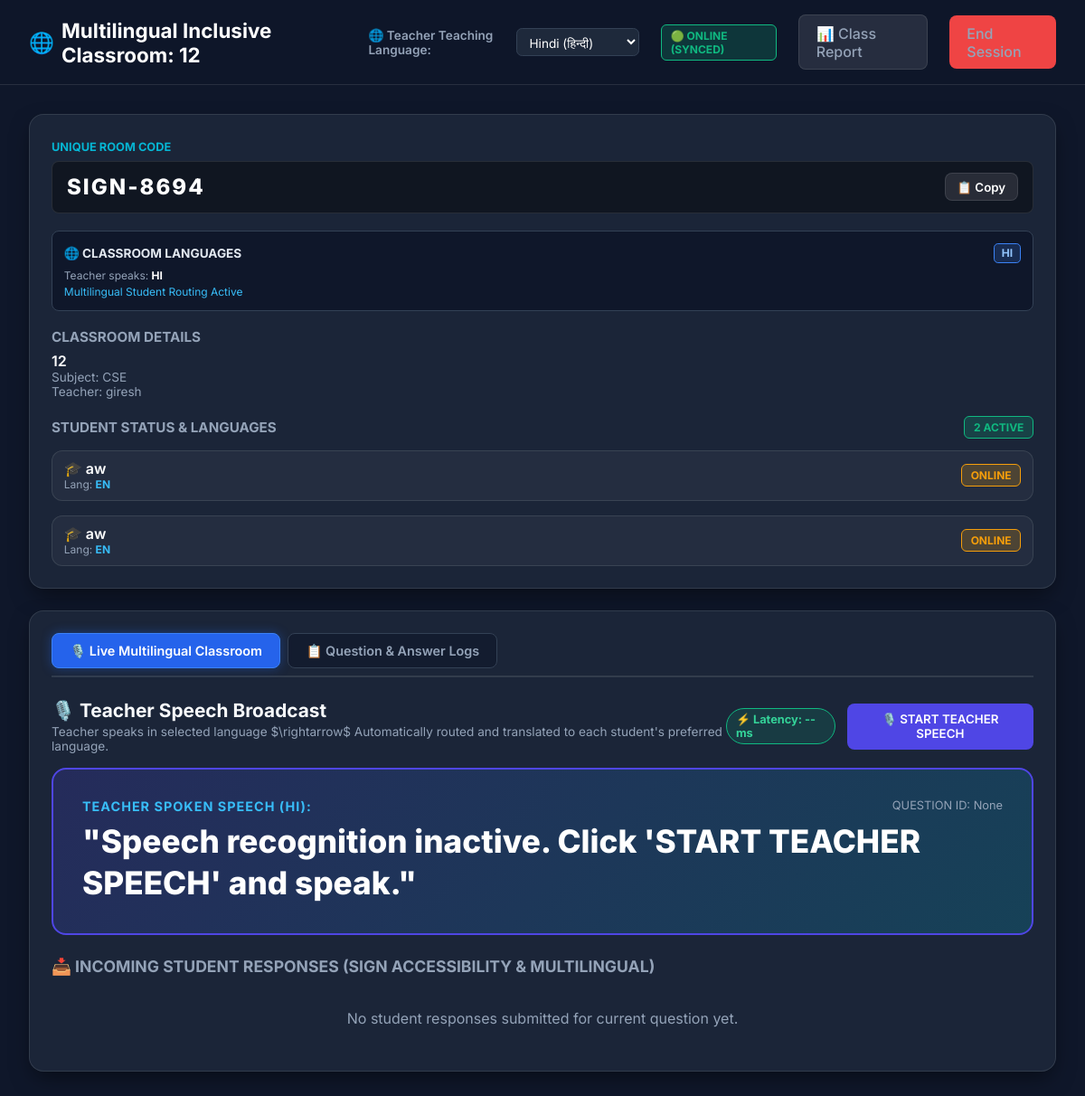
The page /teacher/SIGN-8694 on the database its author committed.
### tables this page shows
CREATE TABLE rooms (
                room_code TEXT PRIMARY KEY,
                teacher_name TEXT NOT NULL,
                room_name TEXT NOT NULL,
                subject TEXT NOT NULL,
                description TEXT,
                max_students INTEGER DEFAULT 30,
                password TEXT,
                created_at TEXT NOT NULL,
                status TEXT DEFAULT 'active'
            , source_language TEXT DEFAULT 'hi', target_language TEXT DEFAULT 'sat', offline_mode INTEGER DEFAULT 0);

CREATE TABLE room_members (
                id INTEGER PRIMARY KEY AUTOINCREMENT,
                room_code TEXT NOT NULL,
                student_name TEXT NOT NULL,
                status TEXT DEFAULT 'online',
                joined_at TEXT NOT NULL, preferred_language TEXT DEFAULT 'en',
                FOREIGN KEY (room_code) REFERENCES rooms (room_code)
            );

### app.py (the view)
@app.route('/teacher/<room_code>')
def teacher_dashboard_page(room_code):
    room = db.get_room(room_code)
    if not room:
        return redirect(url_for('index_page'))
    members = db.get_room_members(room_code)
    questions = db.get_questions_by_room(room_code)
    pending_requests = db.get_student_requests(room_code, status="pending")
    return render_template('teacher_dashboard.html', room=room, members=members, questions=questions, pending_requests=pending_requests)

### app.py (called while the page is built)
@app.after_request
def add_header(response):
    response.headers['Cache-Control'] = 'no-cache, no-store, must-revalidate'
    response.headers['Pragma'] = 'no-cache'
    response.headers['Expires'] = '0'
    return response

### src/database.py (called while the page is built, shortened)
    def _get_connection(self):
        return sqlite3.connect(self.db_path)

    def get_room_members(self, room_code):
        conn = self._get_connection()
        cursor = conn.cursor()
        cursor.execute("SELECT id, student_name, status, joined_at, preferred_language FROM room_members WHERE room_code = ? ORDER BY id ASC", (room_code,))
        rows = cursor.fetchall()
        conn.close()
        return [{
            'id': r[0],
            'student_name': r[1],
            'status': r[2],
            'joined_at': r[3],
            'preferred_language': r[4] if len(r) > 4 and r[4] else 'en'
        } for r in rows]

    def get_questions_by_room(self, room_code):
        conn = self._get_connection()
        cursor = conn.cursor()
        cursor.execute("SELECT question_id, room_code, teacher_name, question_text, created_at FROM questions WHERE room_code = ? ORDER BY created_at DESC", (room_code,))
        rows = cursor.fetchall()
        conn.close()
        members = self.get_room_members(room_code)
        total_members = len(members)
        questions = []
        return questions

    def get_student_requests(self, room_code, status="pending"):
        conn = self._get_connection()
        cursor = conn.cursor()
        cursor.execute("SELECT id, student_name, detected_sentence, confidence, status, timestamp FROM student_requests WHERE room_code = ? AND status = ? ORDER BY id ASC", (room_code, status))
        rows = cursor.fetchall()
        conn.close()
        return [{
            'id': r[0],
            'student_name': r[1],
            'detected_sentence': r[2],
            'confidence': float(r[3]),
            'status': r[4],
            'timestamp': r[5]
        } for r in rows]

### templates/teacher_dashboard.html (shortened to what this page needs)
<!DOCTYPE html>
<html lang="en">
<head>
    <link rel="stylesheet" href="{{ url_for('static', filename='css/classroom.css') }}">
</head>
<body>
    <nav class="navbar">
        <div class="nav-brand">
            <span>🌐</span>
            <span>Multilingual Inclusive Classroom: {{ room.room_name }}</span>
        </div>
        <div class="nav-links">
            <div style="display: flex; align-items: center; gap: 0.4rem;">
                <label for="teacherLangSelect" style="color: #94a3b8; font-size: 0.85rem; font-weight: 600;">🌐 Teacher Teaching Language:</label>
                <select id="teacherLangSelect" style="background: #1e293b; border: 1px solid #334155; color: #fff; padding: 0.35rem 0.6rem; border-radius: 0.4rem; font-size: 0.85rem;" onchange="onTeacherLangChange()">
                    <option value="hi" {% if room.teacher_language == 'hi' %}selected{% endif %}>Hindi (हिन्दी)</option>
                </select>
            </div>
            <div id="sync-status-badge" class="badge badge-success" onclick="triggerSync()" style="cursor: pointer;" title="Click to synchronize offline content">
                🟢 ONLINE (Synced)
            </div>
            <a href="/report/{{ room.room_code }}" class="btn btn-secondary">📊 Class Report</a>
            <a href="/" class="btn btn-danger" onclick="return confirm('End session?')">End Session</a>
        </div>
    </nav>
    <div class="container" style="max-width: 1600px;">
        <div class="dashboard-grid">
            <aside class="glass-card">
                <div style="margin-bottom: 1.2rem;">
                    <label style="font-size: 0.8rem; color: var(--secondary-color); font-weight: 700;">UNIQUE ROOM CODE</label>
                    <div style="display: flex; align-items: center; justify-content: space-between; background: rgba(0,0,0,0.4); padding: 0.8rem 1rem; border-radius: 0.5rem; margin-top: 0.4rem; border: 1px solid var(--border-color);">
                        <span style="font-size: 1.5rem; font-weight: 800; color: #fff; letter-spacing: 2px;" id="room-code-display">{{ room.room_code }}</span>
                        <button class="btn btn-secondary" onclick="navigator.clipboard.writeText('{{ room.room_code }}'); alert('Room Code Copied!')" style="padding: 0.4rem 0.8rem;">📋 Copy</button>
                    </div>
                </div>
                <div style="background: rgba(15,23,42,0.9); border: 1px solid #334155; border-radius: 0.5rem; padding: 0.8rem; margin-bottom: 1.2rem;">
                    <div style="display: flex; justify-content: space-between; align-items: center; margin-bottom: 0.4rem;">
                        <span style="font-size: 0.85rem; font-weight: 700; color: #e2e8f0;">🌐 CLASSROOM LANGUAGES</span>
                        <span class="lang-badge" id="teacher-lang-badge">{{ (room.teacher_language or 'en')|upper }}</span>
                    </div>
                    <div style="font-size: 0.75rem; color: #94a3b8;">Teacher speaks: <strong id="teacher-lang-name" style="color:#fff;">{{ room.teacher_language|upper }}</strong></div>
                    <div style="font-size: 0.75rem; color: #38bdf8; margin-top: 0.2rem;" id="active-languages-count">Multilingual Student Routing Active</div>
                </div>
                <div style="margin-bottom: 1.2rem;">
                    <h4 style="font-size: 0.95rem; color: var(--text-muted); margin-bottom: 0.4rem;">CLASSROOM DETAILS</h4>
                    <p style="font-weight: 600; color: #fff; margin:0;">{{ room.room_name }}</p>
                    <p style="font-size: 0.85rem; color: var(--text-muted); margin:0;">Subject: {{ room.subject }}</p>
                    <p style="font-size: 0.85rem; color: var(--text-muted); margin:0;">Teacher: {{ room.teacher_name }}</p>
                </div>
                <div>
                    <div style="display: flex; justify-content: space-between; align-items: center; margin-bottom: 0.8rem;">
                        <h4 style="font-size: 0.95rem; color: var(--text-muted);">STUDENT STATUS & LANGUAGES</h4>
                        <span class="badge badge-success" id="student-count-badge">{{ members|length }} Active</span>
                    </div>
                    <div class="timeline-list" id="student-list-container" style="max-height: 320px;">
                        {% for m in members %}
                        <div class="timeline-item" id="student-row-{{ m.student_name }}" style="padding: 0.6rem 0.8rem; display: flex; justify-content: space-between; align-items: center;">
                            <div>
                                <span style="font-weight: 600; color: #fff;">🎓 {{ m.student_name }}</span>
                                <div style="font-size: 0.75rem; color: var(--text-muted);" id="status-sub-{{ m.student_name }}">Lang: <strong style="color:#38bdf8">{{ (m.preferred_language or 'en')|upper }}</strong></div>
                            </div>
                            <span class="badge badge-warning" id="status-tag-{{ m.student_name }}">ONLINE</span>
                        </div>
                        {% else %}
                        <p style="font-size: 0.85rem; color: var(--text-muted); text-align: center;">Waiting for students to join...</p>
                        {% endfor %}
                    </div>
                </div>
            </aside>
            <main class="glass-card">
                <div class="tabs-nav">
                    <button class="tab-btn active" onclick="switchTab('tab-live')">🎙️ Live Multilingual Classroom</button>
                    <button class="tab-btn" onclick="switchTab('tab-history')">📋 Question & Answer Logs</button>
                </div>
                <div id="tab-live" class="tab-pane active">
                    <div style="display: flex; justify-content: space-between; align-items: center; margin-bottom: 1rem;">
                        <div>
                            <h3 style="font-size: 1.3rem; margin:0;">🎙️ Teacher Speech Broadcast</h3>
                            <p style="font-size: 0.85rem; color: #94a3b8; margin: 0.2rem 0 0 0;">Teacher speaks in selected language $\rightarrow$ Automatically routed and translated to each student's preferred language.</p>
                        </div>
                        <div style="display: flex; gap: 0.8rem; align-items: center;">
                            <span class="latency-ticker" id="measured-latency-display">⚡ Latency: -- ms</span>
                            <button id="btn-toggle-speech" class="btn btn-primary" onclick="toggleTeacherSpeech()">🎙️ START TEACHER SPEECH</button>
                        </div>
                    </div>
                    <div class="accessible-teacher-box" style="margin-bottom: 1.5rem;">
                        <div style="display: flex; justify-content: space-between;">
                            <label style="color: #38bdf8;">TEACHER SPOKEN SPEECH (<span id="active-teacher-lang-label">{{ (room.teacher_language or 'en')|upper }}</span>):</label>
                            <span style="font-size: 0.8rem; color: #94a3b8;" id="active-question-id-tag">QUESTION ID: None</span>
                        </div>
                        <div class="accessible-text" id="teacher-live-transcript">"Speech recognition inactive. Click 'START TEACHER SPEECH' and speak."</div>
                    </div>
                    <div style="display: flex; justify-content: space-between; align-items: center; margin-bottom: 0.8rem;">
                        <h4 style="font-size: 1.1rem; color: var(--text-muted); margin:0;">📥 INCOMING STUDENT RESPONSES (SIGN ACCESSIBILITY & MULTILINGUAL)</h4>
                    </div>
                    <div class="timeline-list" id="live-responses-container" style="max-height: 380px;">
                        <div id="no-responses-placeholder" style="text-align: center; color: var(--text-muted); padding: 1.5rem;">
                            No student responses submitted for current question yet.
                        </div>
                    </div>
                </div>
            </main>
        </div>
    </div>
</body>
</html>

### static/css/classroom.css (style rules this page uses)
:root { --primary-color: #4f46e5; --primary-hover: #4338ca; --secondary-color: #06b6d4; --bg-dark: #0f172a; --card-bg: rgba(30, 41, 59, 0.85); --border-color: rgba(255, 255, 255, 0.1); --text-main: #f8fafc; --text-muted: #94a3b8; --accent-green: #10b981; --accent-red: #ef4444; --accent-amber: #f59e0b; }
* { box-sizing: border-box; margin: 0; padding: 0; font-family: 'Inter', system-ui, -apple-system, sans-serif; }
body { background-color: var(--bg-dark); color: var(--text-main); min-height: 100vh; display: flex; flex-direction: column; }
.navbar { background: rgba(15, 23, 42, 0.95); backdrop-filter: blur(12px); border-bottom: 1px solid var(--border-color); padding: 1rem 2rem; display: flex; justify-content: space-between; align-items: center; position: sticky; top: 0; z-index: 100; }
.nav-brand { font-size: 1.4rem; font-weight: 700; color: #fff; display: flex; align-items: center; gap: 0.5rem; }
.nav-links { display: flex; gap: 1.5rem; align-items: center; }
.nav-links a { color: var(--text-muted); text-decoration: none; font-weight: 500; transition: color 0.2s; }
.btn { padding: 0.6rem 1.2rem; border-radius: 0.5rem; font-weight: 600; cursor: pointer; border: none; transition: all 0.2s; text-decoration: none; display: inline-flex; align-items: center; gap: 0.5rem; }
.btn-primary { background: var(--primary-color); color: #fff; }
.btn-secondary { background: rgba(255, 255, 255, 0.1); color: #fff; border: 1px solid var(--border-color); }
.btn-danger { background: var(--accent-red); color: #fff; }
.container { max-width: 1400px; margin: 0 auto; padding: 2rem; width: 100%; flex: 1; }
.glass-card { background: var(--card-bg); backdrop-filter: blur(16px); border: 1px solid var(--border-color); border-radius: 1rem; padding: 1.5rem; box-shadow: 0 10px 25px -5px rgba(0, 0, 0, 0.5); }
.dashboard-grid { display: grid; grid-template-columns: 300px 1fr 340px; gap: 1.5rem; }
@media (max-width: 1200px) { .dashboard-grid { grid-template-columns: 1fr; } }
.accessible-teacher-box { background: linear-gradient(135deg, rgba(79, 70, 229, 0.2) 0%, rgba(6, 182, 212, 0.2) 100%); border: 2px solid var(--primary-color); border-radius: 1rem; padding: 2rem; margin-bottom: 2rem; }
.accessible-teacher-box label { font-size: 0.9rem; text-transform: uppercase; letter-spacing: 1px; color: var(--secondary-color); font-weight: 700; display: block; margin-bottom: 0.5rem; }
.accessible-text { font-size: 2.2rem; font-weight: 800; color: #ffffff; line-height: 1.3; }
.badge { padding: 0.25rem 0.6rem; border-radius: 0.375rem; font-size: 0.75rem; font-weight: 700; text-transform: uppercase; }
.badge-success { background: rgba(16, 185, 129, 0.2); color: var(--accent-green); border: 1px solid var(--accent-green); }
.badge-warning { background: rgba(245, 158, 11, 0.2); color: var(--accent-amber); border: 1px solid var(--accent-amber); }
.timeline-list { display: flex; flex-direction: column; gap: 1rem; max-height: 400px; overflow-y: auto; }
.timeline-item { background: rgba(255, 255, 255, 0.04); border: 1px solid var(--border-color); padding: 1rem; border-radius: 0.75rem; }

### templates/teacher_dashboard.html (style rules this page uses)
.tabs-nav { display: flex; gap: 0.5rem; margin-bottom: 1.5rem; border-bottom: 2px solid rgba(255,255,255,0.1); padding-bottom: 0.5rem; flex-wrap: wrap; }
.tab-btn { background: rgba(15,23,42,0.6); border: 1px solid #334155; color: #94a3b8; padding: 0.6rem 1.2rem; border-radius: 0.5rem; font-weight: 600; font-size: 0.9rem; cursor: pointer; transition: all 0.2s ease; }
.tab-btn.active { background: #2563eb; color: #fff; border-color: #3b82f6; box-shadow: 0 0 12px rgba(37,99,235,0.4); }
.tab-pane { display: none; }
.tab-pane.active { display: block; }
.latency-ticker { display: inline-flex; align-items: center; gap: 0.4rem; background: rgba(16,185,129,0.15); border: 1px solid #10b981; color: #34d399; padding: 0.25rem 0.6rem; border-radius: 999px; font-size: 0.8rem; font-weight: 700; }
.lang-badge { background: rgba(59,130,246,0.2); border: 1px solid #3b82f6; color: #93c5fd; padding: 0.15rem 0.5rem; border-radius: 0.3rem; font-size: 0.75rem; font-weight: 700; }

### rows shown on the page
rooms: room_name "12", source_language "Hindi (हिन्दी)", room_code "SIGN-8694", source_language "HI", teacher_language "HI", subject "CSE", teacher_name "giresh"
room_members: student_name "aw", preferred_language "EN"
room_members: student_name "aw", preferred_language "EN"

### other values the page prints
{{ members|length }} "2"
